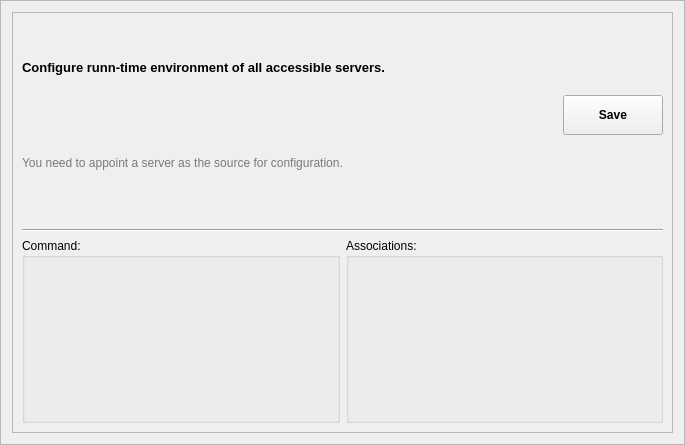
<?xml version="1.0" encoding="UTF-8"?>
<ui version="4.0">
 <class>FrameCommand</class>
 <widget class="QFrame" name="FrameCommand">
  <property name="geometry">
   <rect>
    <x>0</x>
    <y>0</y>
    <width>685</width>
    <height>445</height>
   </rect>
  </property>
  <property name="windowTitle">
   <string>Association</string>
  </property>
  <property name="frameShape">
   <enum>QFrame::StyledPanel</enum>
  </property>
  <property name="frameShadow">
   <enum>QFrame::Raised</enum>
  </property>
  <layout class="QVBoxLayout" name="verticalLayout_4">
   <item>
    <widget class="QFrame" name="frame">
     <property name="sizePolicy">
      <sizepolicy hsizetype="Preferred" vsizetype="Preferred">
       <horstretch>0</horstretch>
       <verstretch>0</verstretch>
      </sizepolicy>
     </property>
     <property name="frameShape">
      <enum>QFrame::StyledPanel</enum>
     </property>
     <property name="frameShadow">
      <enum>QFrame::Plain</enum>
     </property>
     <layout class="QVBoxLayout" name="verticalLayout_3">
      <item>
       <layout class="QGridLayout" name="gridLayout">
        <item row="0" column="0">
         <widget class="QLabel" name="labelInfo">
          <property name="font">
           <font>
            <pointsize>10</pointsize>
            <weight>75</weight>
            <bold>true</bold>
           </font>
          </property>
          <property name="text">
           <string>Configure runn-time environment of all accessible servers. </string>
          </property>
         </widget>
        </item>
        <item row="0" column="1" rowspan="2">
         <widget class="QPushButton" name="pushButtonSave">
          <property name="sizePolicy">
           <sizepolicy hsizetype="Fixed" vsizetype="Fixed">
            <horstretch>0</horstretch>
            <verstretch>0</verstretch>
           </sizepolicy>
          </property>
          <property name="minimumSize">
           <size>
            <width>100</width>
            <height>0</height>
           </size>
          </property>
          <property name="maximumSize">
           <size>
            <width>16777215</width>
            <height>40</height>
           </size>
          </property>
          <property name="font">
           <font>
            <weight>75</weight>
            <bold>true</bold>
           </font>
          </property>
          <property name="text">
           <string>Save</string>
          </property>
         </widget>
        </item>
        <item row="1" column="0">
         <layout class="QHBoxLayout" name="horizontalLayout_3">
          <item>
           <widget class="QLabel" name="label">
            <property name="palette">
             <palette>
              <active>
               <colorrole role="WindowText">
                <brush brushstyle="SolidPattern">
                 <color alpha="255">
                  <red>121</red>
                  <green>121</green>
                  <blue>121</blue>
                 </color>
                </brush>
               </colorrole>
              </active>
              <inactive>
               <colorrole role="WindowText">
                <brush brushstyle="SolidPattern">
                 <color alpha="255">
                  <red>121</red>
                  <green>121</green>
                  <blue>121</blue>
                 </color>
                </brush>
               </colorrole>
              </inactive>
              <disabled>
               <colorrole role="WindowText">
                <brush brushstyle="SolidPattern">
                 <color alpha="255">
                  <red>120</red>
                  <green>120</green>
                  <blue>120</blue>
                 </color>
                </brush>
               </colorrole>
              </disabled>
             </palette>
            </property>
            <property name="text">
             <string>You need to appoint a server as the source for configuration.</string>
            </property>
           </widget>
          </item>
          <item>
           <spacer name="horizontalSpacer_3">
            <property name="orientation">
             <enum>Qt::Horizontal</enum>
            </property>
            <property name="sizeHint" stdset="0">
             <size>
              <width>13</width>
              <height>20</height>
             </size>
            </property>
           </spacer>
          </item>
          <item>
           <layout class="QHBoxLayout" name="horizontalLayoutButtons"/>
          </item>
         </layout>
        </item>
       </layout>
      </item>
      <item>
       <spacer name="verticalSpacer">
        <property name="orientation">
         <enum>Qt::Vertical</enum>
        </property>
        <property name="sizeType">
         <enum>QSizePolicy::Fixed</enum>
        </property>
        <property name="sizeHint" stdset="0">
         <size>
          <width>20</width>
          <height>15</height>
         </size>
        </property>
       </spacer>
      </item>
      <item>
       <widget class="Line" name="line">
        <property name="orientation">
         <enum>Qt::Horizontal</enum>
        </property>
       </widget>
      </item>
      <item>
       <layout class="QHBoxLayout" name="horizontalLayoutServers"/>
      </item>
      <item>
       <layout class="QHBoxLayout" name="horizontalLayout_4">
        <item>
         <widget class="QGroupBox" name="groupBox_3">
          <property name="title">
           <string>Command:</string>
          </property>
          <layout class="QVBoxLayout" name="verticalLayout">
           <item>
            <layout class="QHBoxLayout" name="horizontalLayout">
             <item>
              <spacer name="horizontalSpacer">
               <property name="orientation">
                <enum>Qt::Horizontal</enum>
               </property>
               <property name="sizeHint" stdset="0">
                <size>
                 <width>40</width>
                 <height>20</height>
                </size>
               </property>
              </spacer>
             </item>
             <item>
              <widget class="QToolButton" name="toolButtonAddCommand">
               <property name="text">
                <string/>
               </property>
               <property name="autoRaise">
                <bool>true</bool>
               </property>
              </widget>
             </item>
             <item>
              <widget class="QToolButton" name="toolButtonRemoveCommand">
               <property name="text">
                <string/>
               </property>
               <property name="autoRaise">
                <bool>true</bool>
               </property>
              </widget>
             </item>
             <item>
              <widget class="QToolButton" name="toolButtonMoveDown">
               <property name="text">
                <string/>
               </property>
               <property name="autoRaise">
                <bool>true</bool>
               </property>
              </widget>
             </item>
             <item>
              <widget class="QToolButton" name="toolButtonMoveUp">
               <property name="text">
                <string/>
               </property>
               <property name="autoRaise">
                <bool>true</bool>
               </property>
              </widget>
             </item>
            </layout>
           </item>
           <item>
            <layout class="QVBoxLayout" name="verticalLayoutCommand"/>
           </item>
          </layout>
         </widget>
        </item>
        <item>
         <widget class="QGroupBox" name="groupBox_2">
          <property name="title">
           <string>Associations:</string>
          </property>
          <layout class="QVBoxLayout" name="verticalLayout_2">
           <item>
            <layout class="QHBoxLayout" name="horizontalLayout_2">
             <item>
              <spacer name="horizontalSpacer_2">
               <property name="orientation">
                <enum>Qt::Horizontal</enum>
               </property>
               <property name="sizeHint" stdset="0">
                <size>
                 <width>40</width>
                 <height>20</height>
                </size>
               </property>
              </spacer>
             </item>
             <item>
              <widget class="QToolButton" name="toolButtonAddFile">
               <property name="text">
                <string/>
               </property>
               <property name="autoRaise">
                <bool>true</bool>
               </property>
              </widget>
             </item>
             <item>
              <widget class="QToolButton" name="toolButtonRemoveFile">
               <property name="text">
                <string/>
               </property>
               <property name="autoRaise">
                <bool>true</bool>
               </property>
              </widget>
             </item>
            </layout>
           </item>
           <item>
            <layout class="QVBoxLayout" name="verticalLayoutAssociations"/>
           </item>
          </layout>
         </widget>
        </item>
       </layout>
      </item>
     </layout>
    </widget>
   </item>
  </layout>
 </widget>
 <resources/>
 <connections/>
</ui>
